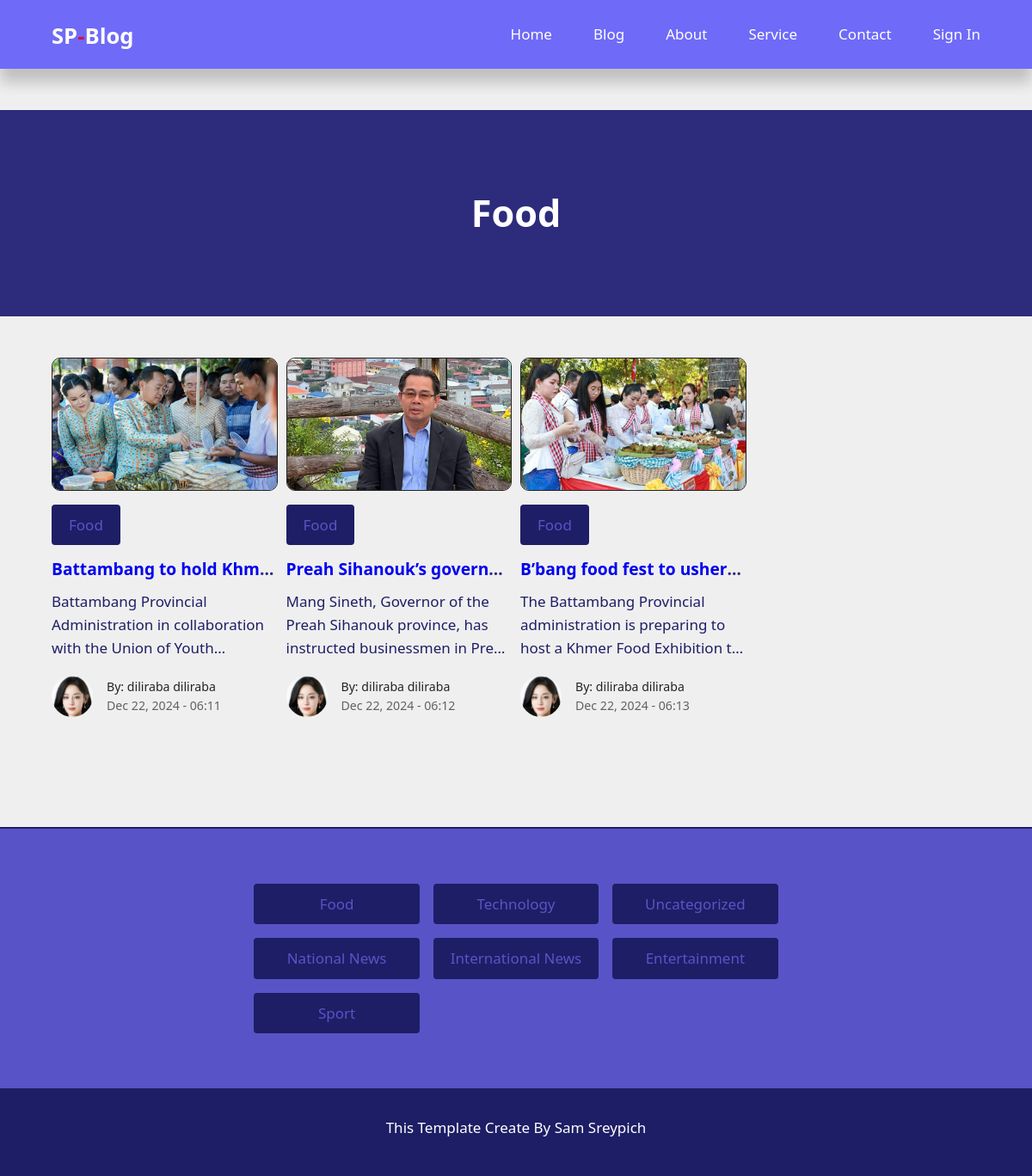
/category.php?id=2, run on the app's committed database.
### tables this page shows
CREATE TABLE IF NOT EXISTS `categories` (
  `id` int UNSIGNED NOT NULL AUTO_INCREMENT,
  `title` varchar(50) NOT NULL,
  `description` text NOT NULL,
  PRIMARY KEY (`id`)
);

CREATE TABLE IF NOT EXISTS `posts` (
  `id` int UNSIGNED NOT NULL AUTO_INCREMENT,
  `title` varchar(255) NOT NULL,
  `body` text NOT NULL,
  `thumbnail` varchar(255) NOT NULL,
  `date_time` timestamp NOT NULL DEFAULT CURRENT_TIMESTAMP,
  `category_id` int UNSIGNED DEFAULT NULL,
  `author_id` int UNSIGNED NOT NULL,
  `is_featured` tinyint(1) NOT NULL,
  PRIMARY KEY (`id`),
  KEY `FK_blog_author` (`author_id`),
  KEY `FK_blog_category` (`category_id`)
);

CREATE TABLE IF NOT EXISTS `users` (
  `id` int UNSIGNED NOT NULL AUTO_INCREMENT,
  `firstname` varchar(50) NOT NULL,
  `lastname` varchar(50) NOT NULL,
  `username` varchar(50) NOT NULL,
  `email` varchar(100) NOT NULL,
  `password` varchar(255) NOT NULL,
  `avatar` varchar(255) NOT NULL,
  `is_admin` tinyint(1) NOT NULL,
  PRIMARY KEY (`id`)
);

### category.php (the view)
<?php
include 'partials/header.php';
if (isset($_GET['id'])) {
    $category_id = filter_var($_GET['id'], FILTER_SANITIZE_NUMBER_INT);
    $query = "SELECT posts.id as post_id,posts.*, categories.title AS category_title,users.*
    FROM posts
    left JOIN categories ON posts.category_id = categories.id
    left JOIN users ON posts.author_id = users.id
    WHERE category_id = $category_id";
    $post_category_result = mysqli_query($connection, $query);
}
$category_query = "SELECT * FROM categories";
$category_result = mysqli_query($connection, $category_query);
?>
<section class="category-title">
    <?php
    $cat_query = "SELECT * FROM categories WHERE id = {$category_id}";
    $cat_result = mysqli_query($connection, $cat_query);
    $cat = mysqli_fetch_assoc($cat_result);
    $category_title = $cat['title'];
    ?>
    <h2><?= $category_title?></h2>
</section>
<?php if(mysqli_num_rows($post_category_result) > 0) :?>
<section class="post-section">
    <div class="post-container container">
        <?php while ($post_category = mysqli_fetch_assoc($post_category_result)): ?>
            <article class="post">
                <div class="post-thumb">
                    <img src="./images/<?= $post_category['thumbnail'] ?>" alt="">
                </div>
                <div class="post-info">
                    <a href="<?= ROOT_URL?>category.php?id=<?= $post_category['category_id']?>" class="category-btn"><?= $post_category['category_title'] ?></a>
                    <h3 class="post-title"><a href="<?= ROOT_URL?>post.php?id=<?= $post_category['post_id']?>"><?= $post_category['title'] ?></a></h3>
                    <p class="post-body">
                        <?= $post_category['body'] ?>
                    </p>
                    <div class="post-profile">
                        <div class="post-profile-img">
                            <img src="./images/<?= $post_category['avatar'] ?>" alt="">
                        </div>
                        <div class="post-profile-info">
                            <h5>By: <?= $post_category['firstname'] ?> <?= $post_category['lastname'] ?></h5>
                            <small><?= date('M d, Y - H:i', strtotime($post_category['date_time'])) ?></small>
                        </div>
                    </div>
                </div>
            </article>
        <?php endwhile; ?>
    </div>
</section>
<?php else:?>
    <div class="alert-message alert-message-error">
        <p>No post found in this category</p>
    </div>
<?php endif;?>
<section class="category">
        <div class="category-container container">
            <?php while($category = mysqli_fetch_assoc($category_result)):?>
            <a href="<?= ROOT_URL?>category.php?id=<?=$category['id']?>" class="category-btn"><?=$category['title']?></a>
            <?php endwhile;?>
        </div>
    </section>
<?php include 'partials/footer.php'; ?>

### css/style.css (style rules this page uses)
:root { --color-primary:#6f6af8; --color-primary-variant:#5854c7; --color-danger:#da0f3f; --color-danger-light:hsl(346, 87%, 46%, 15%); --color-success:#11c76f; --color-success-light:hsl(156, 100%, 38%, 15%); --color-gray-1:#1e1e66; --color-gray-2:#2d2b7c; --color-white:#fff; --color-light:#ccc; --color-light-variant:#626262; --color-bg:#efefef; --color-black:#222222; --border-radius-1:0.3rem; --border-radius-2:0.5rem; --border-radius-3:0.8rem; --border-radius-4:2rem; --border-radius-5:5rem; }
* { margin: 0; padding: 0; box-sizing: border-box; outline: none; border: none; list-style: none; appearance: none; text-decoration: none; font-family: 'Segoe UI', Tahoma, Geneva, Verdana, sans-serif; transition: .4s ease; }
body { line-height: 1.6; font-size: 17px; background-color: var(--color-bg); overflow-x: hidden; color: var(--color-gray-1); }
.container { max-width: 1620px; margin: 0 auto; width: 90%; }
section { margin-top: 3rem; width: 100vw; }
h1,h2,h3,h4,h5 { color: var(--color-black); }
h2 { font-size: 2.7rem;margin: 1rem 0; }
h3 { font-size: 1.2rem;margin: .8rem 0 .5rem; }
img { display: block; width: 100%; object-fit: cover; }
.category-btn { background-color: var(--color-gray-1); color: var(--color-primary-variant); padding: 10px 20px; display: inline-block; border-radius: 4px; cursor: pointer; }
.post-thumb { border-radius: var(--border-radius-4); overflow: hidden; margin-bottom: 1rem; border: 4px solid var(--color-black); height: fit-content; }
.post-profile { display: flex; gap: 1rem; margin-top: 1.2rem; }
.post-profile-img { width: 3rem; height: 3rem; border-radius: 50%; overflow: hidden; }
.post-profile-img img { width: 100%; height: 100%; object-fit: cover; }
.post-profile-info { display: flex; flex-direction: column; justify-content: center; }
.post-profile .post-profile-info h5 { font-weight: 500; color: var(--color-black); }
.post-profile-info small { color: var(--color-light-variant); }
.post-container { display: grid; grid-template-columns: repeat(4, 1fr); gap: 10px; margin-bottom: 8rem; }
.post-body { display: -webkit-box; -webkit-box-orient: vertical; -webkit-line-clamp: 3; overflow: hidden; text-overflow: ellipsis; }
.post-title { color: var(--color-gray-2); display: -webkit-box; -webkit-box-orient: vertical; -webkit-line-clamp: 1; overflow: hidden; text-overflow: ellipsis; }
.post .post-thumb { border: 1px solid var(--color-black); border-radius: 10px; }
.category-container { display: grid; grid-template-columns: repeat(3, 1fr); width: fit-content; gap: 1rem; text-align: center; }
.category { background-color: var(--color-primary-variant); padding: 4rem 0; border-bottom: 2px solid var(--color-gray-1); border-top: 2px solid var(--color-gray-1); }
.single-post h5, .single-post h2, h3 { color: var(--color-white); }
.dashboard-container a, h2, h5 { color: var(--color-white); }
.category-title { margin-top: 8rem; height: 15rem; text-align: center; display: flex; align-items: center; justify-content: center; background-color: var(--color-gray-2); color: var(--color-white); }
.category-title h2 { color: var(--color-white); }

### data on the page
categories: title "Food"
posts: thumbnail (picture), category.title "Food", title "Battambang to hold…", body "Battambang Provincial Administration in collaboration with the Union of…", author.avatar (picture), author.firstname "diliraba", author.lastname "diliraba", date_time "Dec 22, 2024 - 06:11"
posts: thumbnail (picture), category.title "Food", title "Preah Sihanouk’s…", body "Mang Sineth, Governor of the Preah Sihanouk province, has instructed businessmen in…", author.avatar (picture), author.firstname "diliraba", author.lastname "diliraba", date_time "Dec 22, 2024 - 06:12"
posts: thumbnail (picture), category.title "Food", title "B’bang food fest to…", body "The Battambang Provincial administration is preparing to host a Khmer Food Exhibition…", author.avatar (picture), author.firstname "diliraba", author.lastname "diliraba", date_time "Dec 22, 2024 - 06:13"
categories: title "Technology"
categories: title "Uncategorized"
categories: title "National News"
categories: title "International News"
categories: title "Entertainment"
categories: title "Sport"
